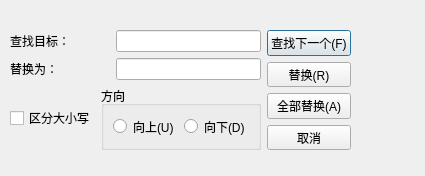
<?xml version="1.0" encoding="UTF-8"?>
<ui version="4.0">
 <class>ReplaceDialog</class>
 <widget class="QDialog" name="ReplaceDialog">
  <property name="geometry">
   <rect>
    <x>0</x>
    <y>0</y>
    <width>425</width>
    <height>176</height>
   </rect>
  </property>
  <property name="maximumSize">
   <size>
    <width>425</width>
    <height>176</height>
   </size>
  </property>
  <property name="windowTitle">
   <string>替换</string>
  </property>
  <widget class="QWidget" name="layoutWidget">
   <property name="geometry">
    <rect>
     <x>10</x>
     <y>30</y>
     <width>341</width>
     <height>120</height>
    </rect>
   </property>
   <layout class="QHBoxLayout" name="horizontalLayout_6">
    <item>
     <layout class="QVBoxLayout" name="verticalLayout_2">
      <item>
       <layout class="QVBoxLayout" name="verticalLayout">
        <item>
         <layout class="QHBoxLayout" name="horizontalLayout">
          <item>
           <widget class="QLabel" name="label">
            <property name="sizePolicy">
             <sizepolicy hsizetype="Fixed" vsizetype="Fixed">
              <horstretch>0</horstretch>
              <verstretch>0</verstretch>
             </sizepolicy>
            </property>
            <property name="minimumSize">
             <size>
              <width>100</width>
              <height>0</height>
             </size>
            </property>
            <property name="maximumSize">
             <size>
              <width>100</width>
              <height>16777215</height>
             </size>
            </property>
            <property name="text">
             <string>查找目标：</string>
            </property>
           </widget>
          </item>
          <item>
           <widget class="QLineEdit" name="findText"/>
          </item>
         </layout>
        </item>
        <item>
         <layout class="QHBoxLayout" name="horizontalLayout_4">
          <item>
           <widget class="QLabel" name="label_2">
            <property name="sizePolicy">
             <sizepolicy hsizetype="Fixed" vsizetype="Fixed">
              <horstretch>0</horstretch>
              <verstretch>0</verstretch>
             </sizepolicy>
            </property>
            <property name="minimumSize">
             <size>
              <width>100</width>
              <height>0</height>
             </size>
            </property>
            <property name="maximumSize">
             <size>
              <width>100</width>
              <height>16777215</height>
             </size>
            </property>
            <property name="text">
             <string>替换为：</string>
            </property>
           </widget>
          </item>
          <item>
           <widget class="QLineEdit" name="targetText"/>
          </item>
         </layout>
        </item>
       </layout>
      </item>
      <item>
       <layout class="QHBoxLayout" name="horizontalLayout_5">
        <item>
         <layout class="QHBoxLayout" name="horizontalLayout_3">
          <item>
           <widget class="QCheckBox" name="cbCaseSensetive">
            <property name="text">
             <string>区分大小写</string>
            </property>
           </widget>
          </item>
         </layout>
        </item>
        <item>
         <widget class="QGroupBox" name="groupBox">
          <property name="title">
           <string>方向</string>
          </property>
          <layout class="QHBoxLayout" name="horizontalLayout_2">
           <item>
            <widget class="QRadioButton" name="rbUp">
             <property name="text">
              <string>向上(U)</string>
             </property>
            </widget>
           </item>
           <item>
            <widget class="QRadioButton" name="rbDown">
             <property name="text">
              <string>向下(D)</string>
             </property>
            </widget>
           </item>
          </layout>
         </widget>
        </item>
       </layout>
      </item>
     </layout>
    </item>
    <item>
     <layout class="QVBoxLayout" name="verticalLayout_3">
      <item>
       <widget class="QPushButton" name="btFindNext">
        <property name="text">
         <string>查找下一个(F)</string>
        </property>
       </widget>
      </item>
      <item>
       <widget class="QPushButton" name="btReplace">
        <property name="text">
         <string>替换(R)</string>
        </property>
       </widget>
      </item>
      <item>
       <widget class="QPushButton" name="btReplaceAll">
        <property name="text">
         <string>全部替换(A)</string>
        </property>
       </widget>
      </item>
      <item>
       <widget class="QPushButton" name="btCancel">
        <property name="text">
         <string>取消</string>
        </property>
       </widget>
      </item>
     </layout>
    </item>
   </layout>
  </widget>
 </widget>
 <resources/>
 <connections/>
</ui>
